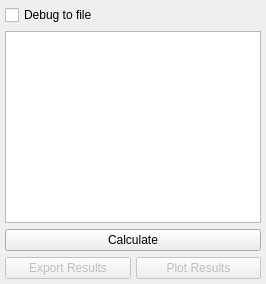
      <widget class="QWidget" name="Calc">
       <attribute name="title">
        <string>Calculate</string>
       </attribute>
       <layout class="QVBoxLayout" name="verticalLayout_2">
        <property name="leftMargin">
         <number>5</number>
        </property>
        <property name="topMargin">
         <number>5</number>
        </property>
        <property name="rightMargin">
         <number>5</number>
        </property>
        <property name="bottomMargin">
         <number>5</number>
        </property>
        <item>
         <widget class="QCheckBox" name="debug">
          <property name="statusTip">
           <string>Create a Debug Log to file.</string>
          </property>
          <property name="text">
           <string>Debug to file</string>
          </property>
         </widget>
        </item>
        <item>
         <widget class="QTextEdit" name="consoleOutput">
          <property name="font">
           <font>
            <family>Monospace</family>
            <pointsize>11</pointsize>
           </font>
          </property>
          <property name="undoRedoEnabled">
           <bool>false</bool>
          </property>
          <property name="lineWrapMode">
           <enum>QTextEdit::NoWrap</enum>
          </property>
          <property name="readOnly">
           <bool>true</bool>
          </property>
         </widget>
        </item>
        <item>
         <widget class="QPushButton" name="calcButton">
          <property name="sizePolicy">
           <sizepolicy hsizetype="Minimum" vsizetype="Fixed">
            <horstretch>0</horstretch>
            <verstretch>0</verstretch>
           </sizepolicy>
          </property>
          <property name="statusTip">
           <string>Launch the calculation routine.</string>
          </property>
          <property name="text">
           <string>Calculate</string>
          </property>
         </widget>
        </item>
        <item>
         <widget class="QWidget" name="widget_4" native="true">
          <layout class="QHBoxLayout" name="horizontalLayout_5">
           <property name="spacing">
            <number>5</number>
           </property>
           <property name="leftMargin">
            <number>0</number>
           </property>
           <property name="topMargin">
            <number>0</number>
           </property>
           <property name="rightMargin">
            <number>0</number>
           </property>
           <property name="bottomMargin">
            <number>0</number>
           </property>
           <item>
            <widget class="QPushButton" name="exportButton">
             <property name="enabled">
              <bool>false</bool>
             </property>
             <property name="statusTip">
              <string>Export the results in various formats.</string>
             </property>
             <property name="text">
              <string>Export Results</string>
             </property>
            </widget>
           </item>
           <item>
            <widget class="QPushButton" name="plotDistButton">
             <property name="enabled">
              <bool>false</bool>
             </property>
             <property name="statusTip">
              <string>Plot the results and export the graphs.</string>
             </property>
             <property name="text">
              <string>Plot Results</string>
             </property>
            </widget>
           </item>
          </layout>
         </widget>
        </item>
       </layout>
      </widget>
